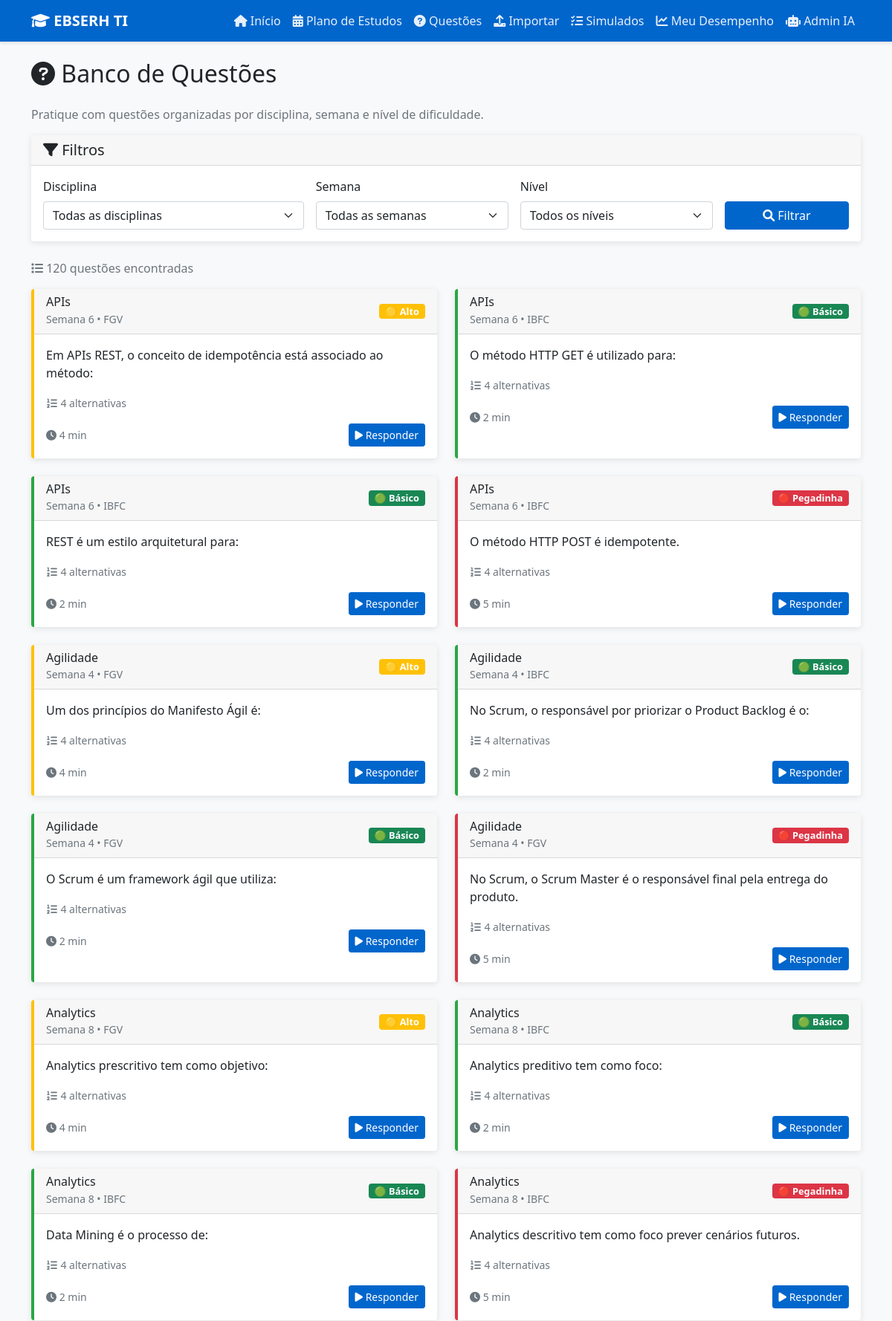
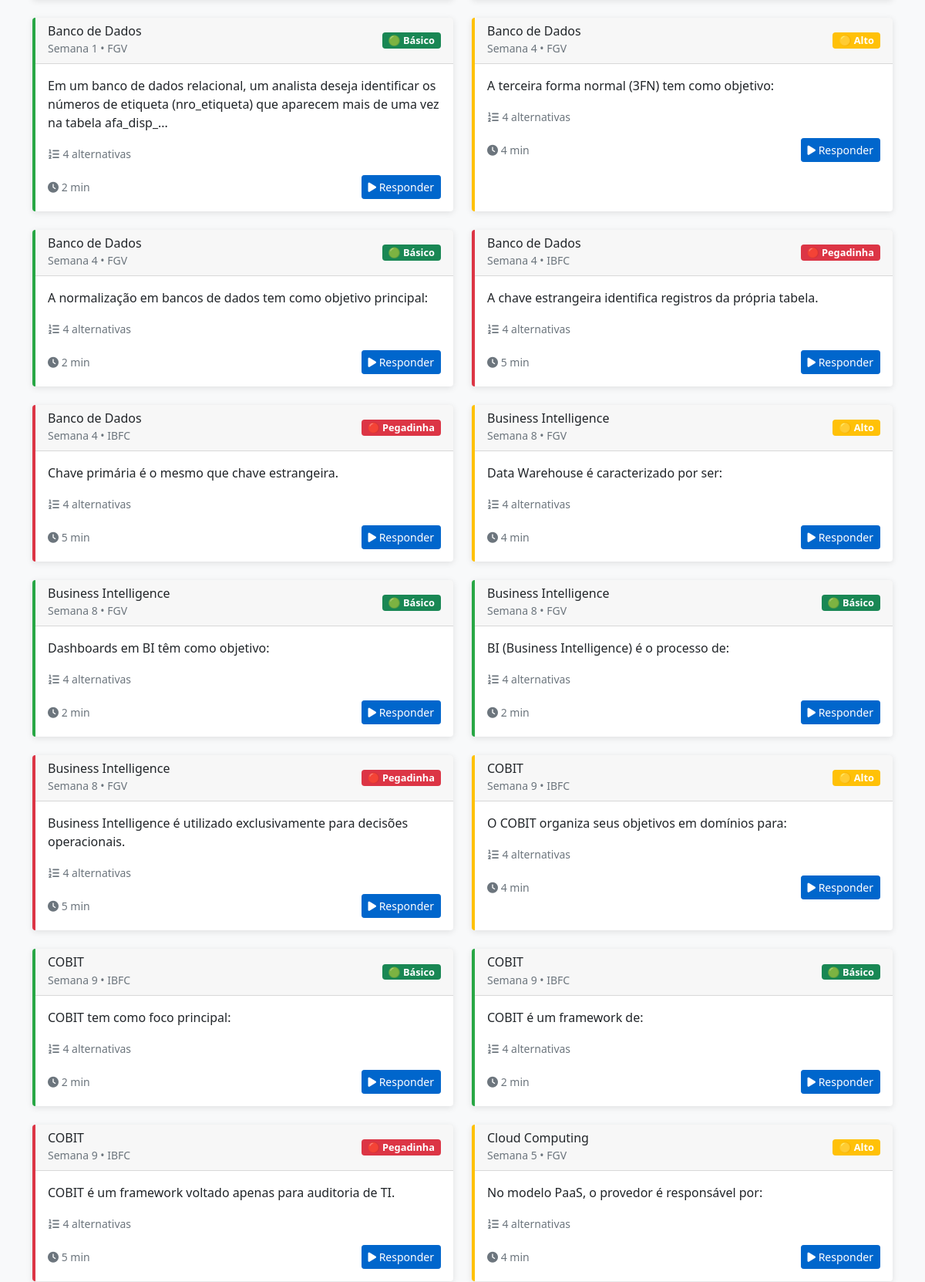
The page /questoes (upper part) on the database its author committed (2 pictures, top to bottom).
### tables this page shows
CREATE TABLE questoes (
            id INTEGER PRIMARY KEY AUTOINCREMENT,
            disciplina TEXT NOT NULL,
            semana INTEGER NOT NULL,
            nivel TEXT NOT NULL CHECK (nivel IN ('Básico', 'Alto', 'Pegadinha')),
            banca TEXT NOT NULL,
            enunciado TEXT NOT NULL,
            alternativas TEXT NOT NULL,
            resposta_correta TEXT NOT NULL,
            comentario TEXT NOT NULL
        , tags TEXT, dificuldade_num INTEGER);

### app.py (the view)
@app.route('/questoes')
def questoes():
    disciplina = request.args.get('disciplina', '')
    semana = request.args.get('semana', '')
    nivel = request.args.get('nivel', '')
    try:
        disciplinas = execute_query('SELECT DISTINCT disciplina FROM questoes ORDER BY disciplina')
        semanas = execute_query('SELECT DISTINCT semana FROM questoes ORDER BY semana')
        query = 'SELECT * FROM questoes WHERE 1=1'
        params = []
        if disciplina:
            query += ' AND disciplina = ?'
            params.append(disciplina)
        if semana:
            query += ' AND semana = ?'
            params.append(semana)
        if nivel:
            query += ' AND nivel = ?'
            params.append(nivel)
        query += ' ORDER BY disciplina, semana, nivel'
        questoes = execute_query(query, params)
        return render_template('questoes.html',
                             questoes=questoes,
                             disciplinas=disciplinas,
                             semanas=semanas,
                             filtros={'disciplina': disciplina, 'semana': semana, 'nivel': nivel})
    except Exception as e:
        return jsonify({'error': str(e)}), 500

### templates/questoes.html (shortened to what this page needs)
{% extends "base.html" %}
{% block content %}
<div class="row">
    <div class="col-12">
        <h2 class="mb-4">
            <i class="fas fa-question-circle"></i> Banco de Questões
        </h2>
        <p class="text-muted">Pratique com questões organizadas por disciplina, semana e nível de dificuldade.</p>
    </div>
</div>
<div class="row mb-4">
    <div class="col-12">
        <div class="card">
            <div class="card-header">
                <h5 class="mb-0"><i class="fas fa-filter"></i> Filtros</h5>
            </div>
            <div class="card-body">
                <form method="GET" action="{{ url_for('questoes') }}">
                    <div class="row g-3">
                        <div class="col-md-4">
                            <label for="disciplina" class="form-label">Disciplina</label>
                            <select class="form-select" id="disciplina" name="disciplina">
                                <option value="">Todas as disciplinas</option>
                            </select>
                        </div>
                        <div class="col-md-3">
                            <label for="semana" class="form-label">Semana</label>
                            <select class="form-select" id="semana" name="semana">
                                <option value="">Todas as semanas</option>
                            </select>
                        </div>
                        <div class="col-md-3">
                            <label for="nivel" class="form-label">Nível</label>
                            <select class="form-select" id="nivel" name="nivel">
                                <option value="">Todos os níveis</option>
                            </select>
                        </div>
                        <div class="col-md-2 d-flex align-items-end">
                            <button type="submit" class="btn btn-primary w-100">
                                <i class="fas fa-search"></i> Filtrar
                            </button>
                        </div>
                    </div>
                </form>
            </div>
        </div>
    </div>
</div>
<div class="row mb-3">
    <div class="col-12">
        <div class="d-flex justify-content-between align-items-center">
            <span class="text-muted">
                <i class="fas fa-list"></i>
                {{ questoes|length }} questões encontradas
            </span>
        </div>
    </div>
</div>
<div class="row g-4">
    {% for questao in questoes %}
    <div class="col-lg-6">
        <div class="card h-100 nivel-{{ questao.nivel.lower().replace('á', 'a').replace('ç', 'c').replace('ê', 'e') }}">
            <div class="card-header d-flex justify-content-between align-items-center">
                <div>
                    <h6 class="mb-0">{{ questao.disciplina }}</h6>
                    <small class="text-muted">Semana {{ questao.semana }} • {{ questao.banca }}</small>
                </div>
                <span class="badge badge-nivel
                    {% if questao.nivel == 'Básico' %}bg-success
                    {% elif questao.nivel == 'Alto' %}bg-warning
                    {% else %}bg-danger{% endif %}">
                    {% if questao.nivel == 'Básico' %}🟢
                    {% elif questao.nivel == 'Alto' %}🟡
                    {% else %}🔴{% endif %}
                    {{ questao.nivel }}
                </span>
            </div>
            <div class="card-body">
                <p class="card-text">{{ questao.enunciado[:150] }}{% if questao.enunciado|length > 150 %}...{% endif %}</p>
                <div class="mb-3">
                    <small class="text-muted">
                        <i class="fas fa-list-ol"></i> 4 alternativas
                    </small>
                </div>
                <div class="d-flex justify-content-between align-items-center">
                    <small class="text-muted">
                        <i class="fas fa-clock"></i>
                        {% if questao.nivel == 'Básico' %}2 min
                        {% elif questao.nivel == 'Alto' %}4 min
                        {% else %}5 min{% endif %}
                    </small>
                    <a href="{{ url_for('questao_detalhe', questao_id=questao.id) }}" class="btn btn-primary btn-sm">
                        <i class="fas fa-play"></i> Responder
                    </a>
                </div>
            </div>
        </div>
    </div>
    {% endfor %}
</div>
{% endblock %}

### templates/base.html (style rules this page uses)
:root { --primary-color: #0066cc; --secondary-color: #004499; --success-color: #28a745; --warning-color: #ffc107; --danger-color: #dc3545; --light-bg: #f8f9fa; }
body { background-color: var(--light-bg); font-family: 'Segoe UI', Tahoma, Geneva, Verdana, sans-serif; }
.btn-primary { background-color: var(--primary-color); border-color: var(--primary-color); }
.card { border: none; box-shadow: 0 2px 8px rgba(0,0,0,0.1); transition: transform 0.3s, box-shadow 0.3s; }
.nivel-basico { border-left: 4px solid var(--success-color); }
.nivel-alto { border-left: 4px solid var(--warning-color); }
.nivel-pegadinha { border-left: 4px solid var(--danger-color); }
.badge-nivel { font-size: 0.8em; padding: 4px 8px; }

### rows shown on the page
questoes: disciplina "APIs", semana "6", banca "FGV", nivel "Alto", enunciado "Em APIs REST, o conceito de idempotência está associado ao método:", shows "4 min"
questoes: disciplina "APIs", semana "6", banca "IBFC", nivel "Básico", enunciado "O método HTTP GET é utilizado para:", shows "2 min"
questoes: disciplina "APIs", semana "6", banca "IBFC", nivel "Básico", enunciado "REST é um estilo arquitetural para:", shows "2 min"
questoes: disciplina "APIs", semana "6", banca "IBFC", nivel "Pegadinha", enunciado "O método HTTP POST é idempotente.", shows "5 min"
questoes: disciplina "Agilidade", semana "4", banca "FGV", nivel "Alto", enunciado "Um dos princípios do Manifesto Ágil é:", shows "4 min"
questoes: disciplina "Agilidade", semana "4", banca "IBFC", nivel "Básico", enunciado "No Scrum, o responsável por priorizar o Product Backlog é o:", shows "2 min"
questoes: disciplina "Agilidade", semana "4", banca "FGV", nivel "Básico", enunciado "O Scrum é um framework ágil que utiliza:", shows "2 min"
questoes: disciplina "Agilidade", semana "4", banca "FGV", nivel "Pegadinha", enunciado "No Scrum, o Scrum Master é o responsável final pela entrega do produto.", shows "5 min"
questoes: disciplina "Analytics", semana "8", banca "FGV", nivel "Alto", enunciado "Analytics prescritivo tem como objetivo:", shows "4 min"
questoes: disciplina "Analytics", semana "8", banca "IBFC", nivel "Básico", enunciado "Analytics preditivo tem como foco:", shows "2 min"
questoes: disciplina "Analytics", semana "8", banca "IBFC", nivel "Básico", enunciado "Data Mining é o processo de:", shows "2 min"
questoes: disciplina "Analytics", semana "8", banca "IBFC", nivel "Pegadinha", enunciado "Analytics descritivo tem como foco prever cenários futuros.", shows "5 min"
questoes: disciplina "Banco de Dados", semana "1", banca "FGV", nivel "Básico", enunciado "Em um banco de dados relacional, um analista deseja identificar os números de etiqueta (nro_etiqueta) que aparecem mais de uma vez na tabela afa_disp_", shows "2 min"
questoes: disciplina "Banco de Dados", semana "4", banca "FGV", nivel "Alto", enunciado "A terceira forma normal (3FN) tem como objetivo:", shows "4 min"
questoes: disciplina "Banco de Dados", semana "4", banca "FGV", nivel "Básico", enunciado "A normalização em bancos de dados tem como objetivo principal:", shows "2 min"
questoes: disciplina "Banco de Dados", semana "4", banca "IBFC", nivel "Pegadinha", enunciado "A chave estrangeira identifica registros da própria tabela.", shows "5 min"
questoes: disciplina "Banco de Dados", semana "4", banca "IBFC", nivel "Pegadinha", enunciado "Chave primária é o mesmo que chave estrangeira.", shows "5 min"
questoes: disciplina "Business Intelligence", semana "8", banca "FGV", nivel "Alto", enunciado "Data Warehouse é caracterizado por ser:", shows "4 min"
questoes: disciplina "Business Intelligence", semana "8", banca "FGV", nivel "Básico", enunciado "Dashboards em BI têm como objetivo:", shows "2 min"
questoes: disciplina "Business Intelligence", semana "8", banca "FGV", nivel "Básico", enunciado "BI (Business Intelligence) é o processo de:", shows "2 min"
questoes: disciplina "Business Intelligence", semana "8", banca "FGV", nivel "Pegadinha", enunciado "Business Intelligence é utilizado exclusivamente para decisões operacionais.", shows "5 min"
questoes: disciplina "COBIT", semana "9", banca "IBFC", nivel "Alto", enunciado "O COBIT organiza seus objetivos em domínios para:", shows "4 min"
questoes: disciplina "COBIT", semana "9", banca "IBFC", nivel "Básico", enunciado "COBIT tem como foco principal:", shows "2 min"
questoes: disciplina "COBIT", semana "9", banca "IBFC", nivel "Básico", enunciado "COBIT é um framework de:", shows "2 min"
questoes: disciplina "COBIT", semana "9", banca "IBFC", nivel "Pegadinha", enunciado "COBIT é um framework voltado apenas para auditoria de TI.", shows "5 min"
questoes: disciplina "Cloud Computing", semana "5", banca "FGV", nivel "Alto", enunciado "No modelo PaaS, o provedor é responsável por:", shows "4 min"

### other values the page prints
{{ questoes|length }} "120"
